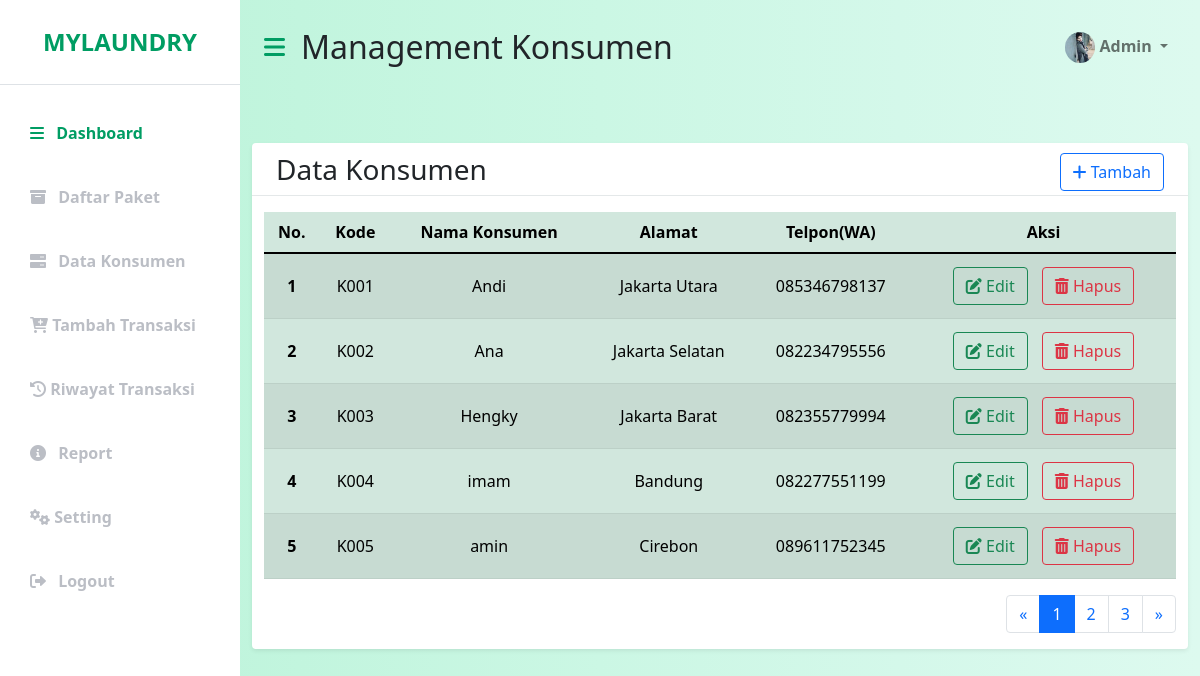
The page /index.php/konsumen on the database as committed earlier.
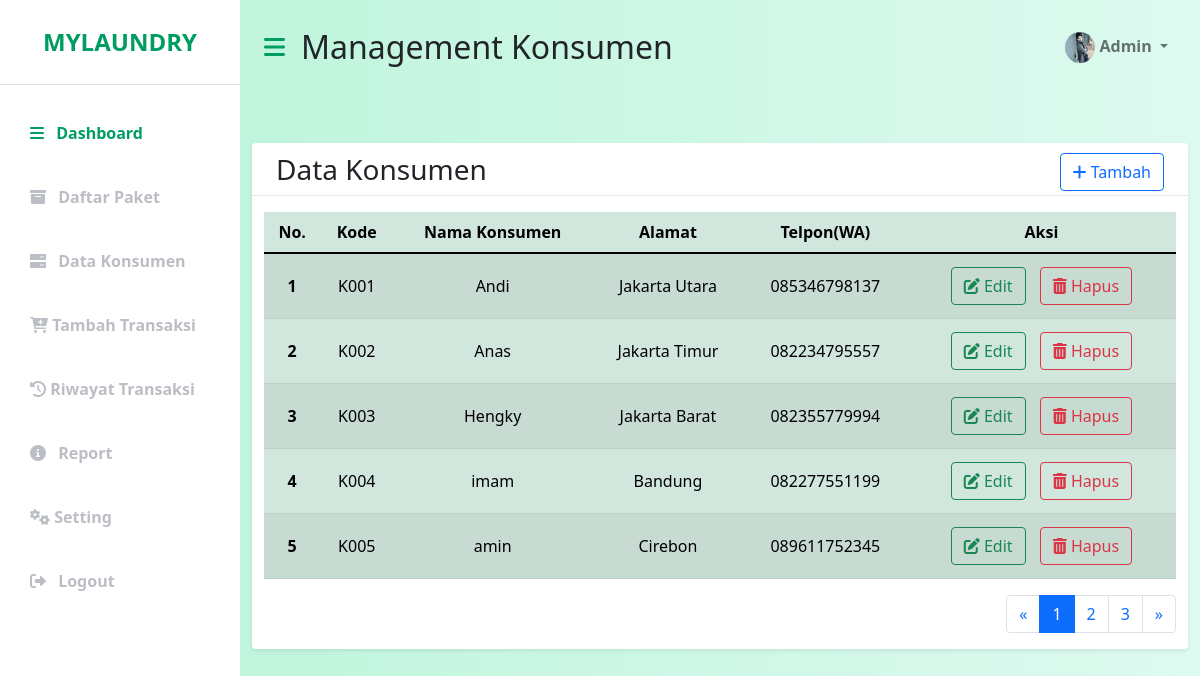
The same page on the database as committed later.
### tables this page shows
CREATE TABLE `konsumen` (
  `kode_konsumen` varchar(12) NOT NULL,
  `nama_konsumen` varchar(50) NOT NULL,
  `alamat_konsumen` text NOT NULL,
  `no_telp` varchar(14) NOT NULL
);

### application/controllers/Konsumen.php (called while the page is built, shortened)
<?php
class Konsumen extends CI_Controller
{
    public function __construct()
    {
        $this->load->model('m_konsumen');
    }
    public function index()
    {
        $isi['content'] = 'backend/konsumen/v_konsumen';
        $isi['judul'] = 'Management Konsumen';
        $isi['data'] = $this->m_konsumen->getAllDataKonsumen();
        $this->load->view('backend/dashboard', $isi);
    }
}

### index.php (called while the page is built, shortened)
<?php
require_once BASEPATH.'core/CodeIgniter.php';

### application/models/m_konsumen.php (called while the page is built, shortened)
<?php
class M_konsumen extends CI_Model
{
    public function getAllDataKonsumen()
    {
        return $this->db->get('konsumen')->result();
    }
}

### application/views/backend/konsumen/v_konsumen.php (the view, shortened to what this page needs)
<div class="container-fluid px-4">
    <div class="table-head row my-5 bg-white shadow-sm d-flex justify-content-around align-items-center rounded">
        <div class="row">
            <div class="col-md-12">
                <h3 class="left">Data Konsumen</h3>
                <a href="<?= base_url() ?>konsumen/tambah" class="right btn btn-outline-primary"><i class="fas fa-plus"></i> Tambah</a>
            </div>
        </div>
        <hr>
        <div class="col-lg-12 table-body">
            <div class="table-responsive">
                <table class="table table-success table-striped">
                    <thead>
                        <tr>
                            <th>No.</th>
                            <th>Kode</th>
                            <th>Nama Konsumen</th>
                            <th>Alamat</th>
                            <th>Telpon(WA)</th>
                            <th>Aksi</th>
                        </tr>
                    </thead>
                    <tbody>
                        <?php
                        $no = 1;
                        foreach ($data as $row) { ?>
                            <tr>
                                <th><?= $no++; ?></th>
                                <td><?= $row->kode_konsumen; ?></td>
                                <td><?= $row->nama_konsumen; ?></td>
                                <td><?= $row->alamat_konsumen; ?></td>
                                <td><?= $row->no_telp; ?></td>
                                <td>
                                    <button type="button" class="btn btn-outline-success"><i class="fas fa-edit"></i> Edit</button>
                                    <button type="button" class="btn btn-outline-danger"><i class="fas fa-trash-alt"></i> Hapus</button>
                                </td>
                            </tr>
                        <?php } ?>
                    </tbody>
                </table>
                <nav aria-label="pagination" class="pagination">
                    <ul class="pagination">
                        <li class="page-item">
                            <a class="page-link" href="#" aria-label="Previous">
                                <span aria-hidden="true">&laquo;</span>
                            </a>
                        </li>
                        <li class="page-item active" aria-current="page"><a class="page-link" href="#">1</a></li>
                        <li class="page-item"><a class="page-link" href="#">2</a></li>
                        <li class="page-item"><a class="page-link" href="#">3</a></li>
                        <li class="page-item">
                            <a class="page-link" href="#" aria-label="Next">
                                <span aria-hidden="true">&raquo;</span>
                            </a>
                        </li>
                    </ul>
                </nav>
            </div>
        </div>
    </div>

Rows that differ between the two databases and show on the page:
changed konsumen "K002": nama_konsumen "Ana" → "Anas"; alamat_konsumen "Jakarta Selatan" → "Jakarta Timur"; no_telp "082234795556" → "082234795557"
